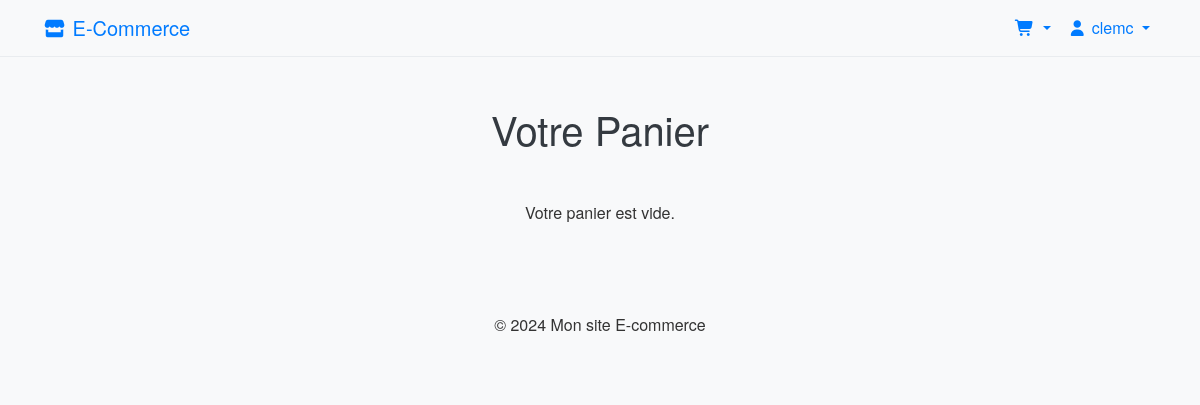
/cart/ (signed in), run on an earlier commit of the app's database.
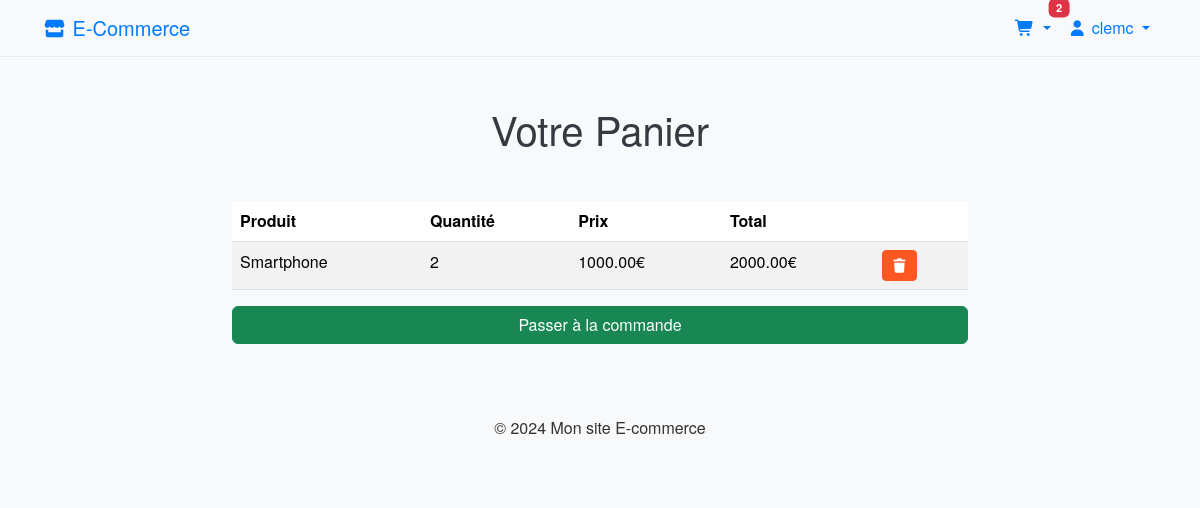
And on a later commit of the database.
### shop/models.py (models this page shows, shortened)
class CartItem(models.Model):
    cart = models.ForeignKey(Cart, on_delete=models.CASCADE)
    product = models.ForeignKey(Product, on_delete=models.CASCADE)
    quantity = models.IntegerField(default=1)

class Product(models.Model):
    name = models.CharField(max_length=255)
    slug = models.SlugField(unique=True)
    category = models.ForeignKey('Category', on_delete=models.CASCADE)
    description = models.TextField()
    price = models.DecimalField(max_digits=10, decimal_places=2)
    stock_minimum = models.IntegerField(default=5)  # Seuil minimum de stock
    stock = models.IntegerField()
    available = models.BooleanField(default=True)
    created_at = models.DateTimeField(auto_now_add=True)
    image = models.ImageField(upload_to='products/%Y/%m/%d/', blank=True)

### shop/views.py (the view)
# urls.py: path('cart/', views.cart_detail, name='cart_detail'),
@login_required
def cart_detail(request):
    try:
        cart = Cart.objects.get(user=request.user)
        cart_items = cart.cartitem_set.all()
    except Cart.DoesNotExist:
        cart_items = None
    return render(request, 'shop/cart_detail.html', {'cart_items': cart_items})

### shop/context_processors.py (called while the page is built)
def cart_data(request):
    if request.user.is_authenticated:
        try:
            cart = Cart.objects.get(user=request.user)
            items = cart.cartitem_set.all()
            total = sum(item.product.price * item.quantity for item in items)
            count = sum(item.quantity for item in items)
        except Cart.DoesNotExist:
            items = []
            total = 0
            count = 0
    else:
        items = []
        total = 0
        count = 0
    return {
        'cart_items_nav': items,
        'cart_total': total,
        'cart_count': count,
    }

### shop/templatetags/cart_extras.py (called while the page is built)
@register.filter
def multiply(value, arg):
    return value * arg

### templates/shop/cart_detail.html
{% extends 'base.html' %}
{% load cart_extras %}
{% block content %}
<h1 class="my-5 text-center">Votre Panier</h1>
<div class="row">
    <div class="col-md-8 offset-md-2">
        {% if cart_items %}
        <table class="table table-striped">
            <thead>
                <tr>
                    <th>Produit</th>
                    <th>Quantité</th>
                    <th>Prix</th>
                    <th>Total</th>
                    <th></th>
                </tr>
            </thead>
            <tbody>
                {% for item in cart_items %}
                <tr>
                    <td>{{ item.product.name }}</td>
                    <td>{{ item.quantity }}</td>
                    <td>{{ item.product.price }}€</td>
                    <td>{{ item.product.price|multiply:item.quantity }}€</td>
                    <td>
                        <a href="{% url 'remove_from_cart' item.id %}" class="btn btn-danger btn-sm">
                            <i class="fa-solid fa-trash"></i>
                        </a>
                    </td>
                </tr>
                {% endfor %}
            </tbody>
        </table>
        <a href="{% url 'checkout' %}" class="btn btn-success w-100">
            Passer à la commande
        </a>
        {% else %}
            <p class="text-center">Votre panier est vide.</p>
        {% endif %}
    </div>
</div>
{% endblock %}

### templates/base.html (shortened to what this page needs)
{% load static %}
<!DOCTYPE html>
<html lang="fr">
<head>
    <link href="https://cdn.jsdelivr.net/npm/bootstrap@5.3.3/dist/css/bootstrap.min.css" rel="stylesheet">
    <link href="https://cdnjs.cloudflare.com/ajax/libs/font-awesome/7.0.1/css/all.min.css" rel="stylesheet">
    <link rel="stylesheet" href="{% static 'shop/css/style.css' %}">
</head>
<body>
<nav class="navbar navbar-expand-lg navbar-light bg-light">
    <div class="container">
        <a class="navbar-brand" href="{% url 'product_list' %}">
            <i class="fas fa-store"></i> E-Commerce
        </a>
        <div class="collapse navbar-collapse" id="navbarNav">
            <ul class="navbar-nav ms-auto">
                {% if user.is_authenticated %}
                    <li class="nav-item dropdown">
                        <a class="nav-link dropdown-toggle position-relative" href="#" data-bs-toggle="dropdown">
                            <i class="fas fa-shopping-cart"></i>
                            {% if cart_count > 0 %}
                               <span class="badge bg-danger position-absolute top-0 start-100 translate-middle cart-count">
                                    {{ cart_count|default:0 }}
                               </span>
                            {% endif %}
                        </a>
                    </li>
                    <li class="nav-item dropdown">
                        <a class="nav-link dropdown-toggle" href="#" data-bs-toggle="dropdown">
                            <i class="fas fa-user"></i> {{ user.username }}
                        </a>
                    </li>
                {% endif %}
            </ul>
        </div>
    </div>
</nav>
<div class="container mt-5">
    {% block content %}{% endblock %}
</div>
<footer class="bg-light py-4 mt-5">
    <div class="container text-center">
        <p>&copy; 2024 Mon site E-commerce</p>
    </div>
</footer>
</body>
</html>

### static/shop/css/style.css (style rules this page uses)
body { background-color: #f8f9fa; font-family: 'Helvetica Neue', Arial, sans-serif; }
h1, h2, h3 { color: #343a40; }
body { background-color: #f8f9fa; color: #333333; }
.navbar { background-color: #ffffff; border-bottom: 1px solid #e9ecef; }
.navbar-brand, .nav-link { color: #007bff; }
.btn-danger { background-color: #ff5722; border-color: #ff5722; }
footer { background-color: #e9ecef; color: #333333; }
.badge { font-size: 0.7rem; }

What changed in the data, as far as the page shows it:
added CartItem: product.name "Smartphone", quantity "2", product.price "1000.00", product.price|multiply "2000.00"
Also different on the page:
{{ cart_count|default:0 }}: (not shown) → "2"
text no longer shown: "Votre panier est vide."
text now shown: "Produit Quantité Prix Total Passer à la commande"
